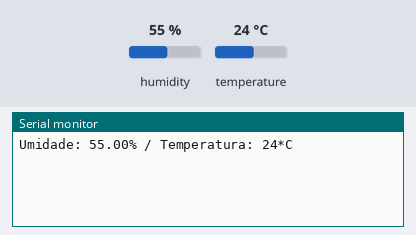
Recording of a sketch running on a simulated Arduino Uno, built with avr-gcc and run on an emulated ATmega328P. On the bench: the last lines printed to the serial monitor. The test bench sets the inputs (shaded band); at power-on: humidity 55 %, temperature 24 °C.

Above: at 3.2 s.
3.3 s: humidity set to 22 %
At 4.8 s:
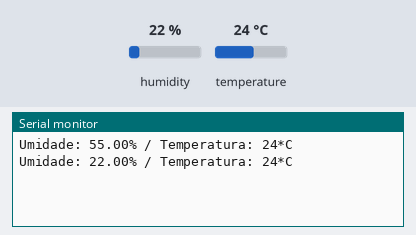
6.0 s: temperature set to 12 °C
At 7.2 s:
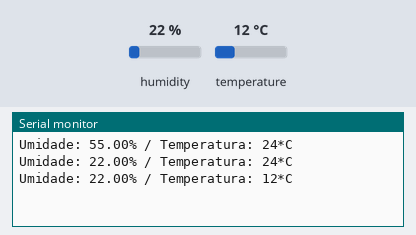
8.7 s: humidity set to 40 %
At 10.8 s:
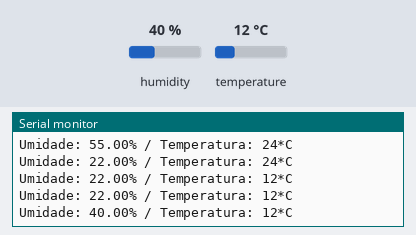
Timing chart, 0 to 12.3 s (numbered marks = the images above; inputs shaded):
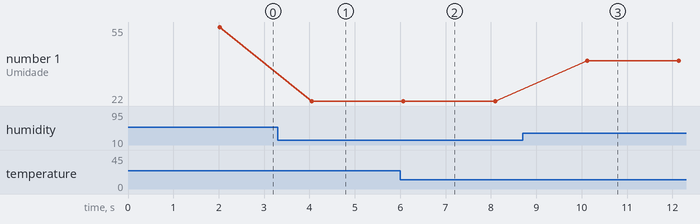

Measured:
- after the input at 3.3 s, the serial monitor: prints a new line after 0.75 s (image 1)
- after the input at 6.0 s, the serial monitor: prints a new line after 0.07 s (image 2)
- after the input at 8.7 s, the serial monitor: prints a new line after 1.4 s (image 3)
- plotted number 1: 55 → 22 after the input at 3.3 s, 22 → 40 after the input at 8.7 s

The sketch:

sketch.ino
```cpp
#include "dht.h"
const int pino = A2;
dht DHT;
void setup(){
  Serial.begin(9600);
  delay(2000);
}
void loop(){
  DHT.read11(pino);
  float temperatura = DHT.temperature;
  float umidade = DHT.humidity;
  Serial.print("Umidade: ");
  Serial.print(umidade);
  Serial.print("%");
  Serial.print(" / Temperatura: ");
  Serial.print(temperatura, 0);
  Serial.println("*C");
  delay(2000);
}
```
